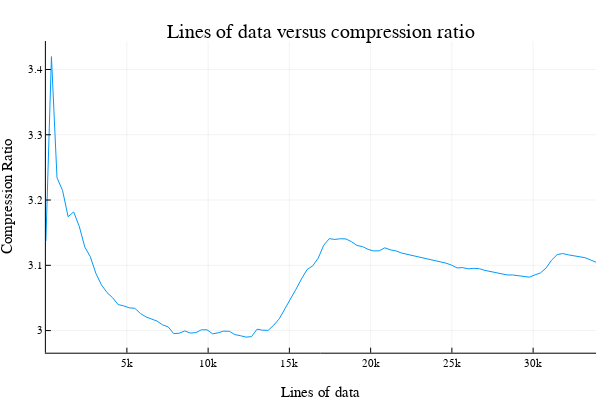

Notebook cell for this chart:
### Code cell
fig3 = plot(df."Lines of Data", df."Compression Ratio");
xlabel!("Lines of data");
ylabel!("Compression Ratio")
title!("Lines of data versus compression ratio")
display(fig3);

### Figure 1 — Plotly figure (JSON) as saved in the notebook; plotly's stock layout.template omitted (floating-point values rounded to 4 significant figures)
{"data": [{"colorbar": {"title": ""}, "legendgroup": "", "line": {"color": "rgba(0, 154, 250, 1.000)", "dash": "solid", "shape": "linear", "width": 1}, "mode": "lines", "name": "", "showlegend": false, "type": "scatter", "x": [15, 357, 699, 1041, 1383, 1725, 2067, 2409, 2751, 3093, 3435, 3777, 4119, 4461, 4803, 5145, 5487, 5829, 6171, 6513, 6855, 7197, 7539, 7881, 8223, 8565, 8907, 9249, 9591, 9933, 10275, 10617, 10959, 11301, 11643, 11985, 12327, 12669, 13011, 13353, 13695, 14037, 14379, 14721, 15063, 15405, 15747, 16089, 16431, 16773, 17115, 17457, 17799, 18141, 18483, 18825, 19167, 19509, 19851, 20193, 20535, 20877, 21219, 21561, 21903, 22245, 22587, 22929, 23271, 23613, 23955, 24297, 24639, 24981, 25323, 25665, 26007, 26349, 26691, 27033, 27375, 27717, 28059, 28401, 28743, 29085, 29427, 29769, 30111, 30453, 30795, 31137, 31479, 31821, 32163, 32505, 32847, 33189, 33531, 33873], "xaxis": "x", "y": [3.137, 3.42, 3.234, 3.215, 3.174, 3.182, 3.16, 3.128, 3.113, 3.088, 3.07, 3.058, 3.05, 3.04, 3.038, 3.035, 3.034, 3.026, 3.021, 3.018, 3.015, 3.009, 3.006, 2.995, 2.996, 3.0, 2.996, 2.997, 3.001, 3.001, 2.995, 2.997, 2.999, 2.999, 2.994, 2.992, 2.99, 2.991, 3.002, 3.001, 3.0, 3.008, 3.018, 3.033, 3.049, 3.063, 3.079, 3.094, 3.099, 3.111, 3.131, 3.141, 3.14, 3.141, 3.14, 3.136, 3.13, 3.129, 3.124, 3.122, 3.122, 3.127, 3.124, 3.122, 3.119, 3.117, 3.115, 3.114, 3.111, 3.11, 3.107, 3.106, 3.103, 3.1, 3.096, 3.096, 3.095, 3.095, 3.095, 3.092, 3.09, 3.089, 3.087, 3.085, 3.085, 3.084, 3.083, 3.082, 3.085, 3.088, 3.096, 3.108, 3.116, 3.118, 3.116, 3.115, 3.113, 3.112, 3.108, 3.105], "yaxis": "y", "zmax": null, "zmin": null}], "layout": {"annotations": [{"font": {"color": "rgba(0, 0, 0, 1.000)", "family": "sans-serif", "size": 20}, "rotation": 0, "showarrow": false, "text": "Lines of data versus compression ratio", "x": 0.535, "xanchor": "center", "xref": "paper", "y": 1, "yanchor": "top", "yref": "paper"}], "height": 400, "legend_position": {"bgcolor": "rgba(255, 255, 255, 1.000)", "bordercolor": "rgba(0, 0, 0, 1.000)", "borderwidth": 1, "font": {"color": "rgba(0, 0, 0, 1.000)", "family": "sans-serif", "size": 11}, "title": {"font": {"color": "rgba(0, 0, 0, 1.000)", "family": "sans-serif", "size": 15}, "text": ""}, "tracegroupgap": 0, "traceorder": "normal", "x": 1, "xanchor": "auto", "y": 1, "yanchor": "auto"}, "margin": {"b": 20, "l": 0, "r": 0, "t": 20}, "paper_bgcolor": "rgba(255, 255, 255, 1.000)", "plot_bgcolor": "rgba(255, 255, 255, 1.000)", "showlegend": true, "width": 600, "xaxis": {"anchor": "y", "domain": [0.07647, 0.9934], "gridcolor": "rgba(0, 0, 0, 0.100)", "gridwidth": 0.5, "linecolor": "rgba(0, 0, 0, 1.000)", "mirror": false, "showgrid": true, "showline": true, "showticklabels": true, "tickangle": 0, "tickcolor": "rgb(0, 0, 0)", "tickfont": {"color": "rgba(0, 0, 0, 1.000)", "family": "sans-serif", "size": 11}, "ticks": "inside", "title": "Lines of data", "titlefont": {"color": "rgba(0, 0, 0, 1.000)", "family": "sans-serif", "size": 15}, "type": "-", "visible": true, "zeroline": false, "zerolinecolor": "rgba(0, 0, 0, 1.000)"}, "yaxis": {"anchor": "x", "domain": [0.07581, 0.9415], "gridcolor": "rgba(0, 0, 0, 0.100)", "gridwidth": 0.5, "linecolor": "rgba(0, 0, 0, 1.000)", "mirror": false, "showgrid": true, "showline": true, "showticklabels": true, "tickangle": 0, "tickcolor": "rgb(0, 0, 0)", "tickfont": {"color": "rgba(0, 0, 0, 1.000)", "family": "sans-serif", "size": 11}, "ticks": "inside", "title": "Compression Ratio", "titlefont": {"color": "rgba(0, 0, 0, 1.000)", "family": "sans-serif", "size": 15}, "type": "-", "visible": true, "zeroline": false, "zerolinecolor": "rgba(0, 0, 0, 1.000)"}}}
